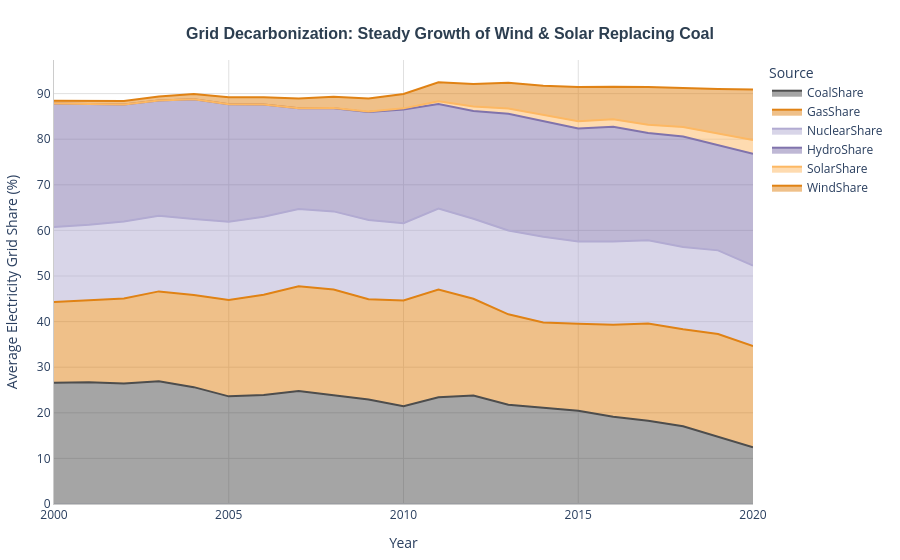

Notebook source saved alongside this figure:
### Markdown cell above
---  
## Question 4: Electricity Generation Mix Evolution
*   **Analytical Context:** How has the transition of electricity generation sources (Coal, Gas, Nuclear, Hydro, Solar, Wind) evolved in Europe over the past two decades?
*   **Design Intent:** A stacked area chart showing fuel shares over time.

### Code cell
# Aggregate fuel sources across all European countries per year
df_q4 = df.groupby('Year')[['CoalShare', 'GasShare', 'NuclearShare', 'HydroShare', 'SolarShare', 'WindShare']].mean().reset_index()
df_q4_melted = df_q4.melt(id_vars='Year', var_name='Source', value_name='Share')

fig_q4 = px.area(
    df_q4_melted,
    x='Year',
    y='Share',
    color='Source',
    color_discrete_sequence=['#4d4d4d', '#e08214', '#b2abd2', '#8073ac', '#fdb863', '#e08214']
)

fig_q4 = apply_layout_styling(
    fig_q4,
    "<b>Grid Decarbonization: Steady Growth of Wind & Solar Replacing Coal</b>",
    "Year",
    "Average Electricity Grid Share (%)"
)
fig_q4.show()

### Figure 1 — Plotly figure (JSON) as saved in the notebook; plotly's stock layout.template omitted (floating-point values rounded to 4 significant figures)
{"data": [{"fillpattern": {"shape": ""}, "hovertemplate": "Source=CoalShare<br>Year=%{x}<br>Share=%{y}<extra></extra>", "legendgroup": "CoalShare", "line": {"color": "#4d4d4d"}, "marker": {"symbol": "circle"}, "mode": "lines", "name": "CoalShare", "orientation": "v", "showlegend": true, "stackgroup": "1", "type": "scatter", "x": [2000, 2001, 2002, 2003, 2004, 2005, 2006, 2007, 2008, 2009, 2010, 2011, 2012, 2013, 2014, 2015, 2016, 2017, 2018, 2019, 2020], "xaxis": "x", "y": [26.59, 26.72, 26.42, 26.93, 25.62, 23.61, 23.89, 24.8, 23.86, 22.91, 21.43, 23.4, 23.78, 21.76, 21.12, 20.47, 19.15, 18.24, 17.05, 14.83, 12.43], "yaxis": "y"}, {"fillpattern": {"shape": ""}, "hovertemplate": "Source=GasShare<br>Year=%{x}<br>Share=%{y}<extra></extra>", "legendgroup": "GasShare", "line": {"color": "#e08214"}, "marker": {"symbol": "circle"}, "mode": "lines", "name": "GasShare", "orientation": "v", "showlegend": true, "stackgroup": "1", "type": "scatter", "x": [2000, 2001, 2002, 2003, 2004, 2005, 2006, 2007, 2008, 2009, 2010, 2011, 2012, 2013, 2014, 2015, 2016, 2017, 2018, 2019, 2020], "xaxis": "x", "y": [17.69, 18.01, 18.65, 19.7, 20.22, 21.13, 21.99, 22.97, 23.18, 21.97, 23.19, 23.62, 21.22, 19.84, 18.71, 19.08, 20.16, 21.32, 21.26, 22.46, 22.18], "yaxis": "y"}, {"fillpattern": {"shape": ""}, "hovertemplate": "Source=NuclearShare<br>Year=%{x}<br>Share=%{y}<extra></extra>", "legendgroup": "NuclearShare", "line": {"color": "#b2abd2"}, "marker": {"symbol": "circle"}, "mode": "lines", "name": "NuclearShare", "orientation": "v", "showlegend": true, "stackgroup": "1", "type": "scatter", "x": [2000, 2001, 2002, 2003, 2004, 2005, 2006, 2007, 2008, 2009, 2010, 2011, 2012, 2013, 2014, 2015, 2016, 2017, 2018, 2019, 2020], "xaxis": "x", "y": [16.49, 16.5, 16.91, 16.61, 16.67, 17.16, 17.11, 16.92, 17.13, 17.41, 16.94, 17.78, 17.54, 18.39, 18.78, 18.01, 18.24, 18.28, 18.04, 18.34, 17.68], "yaxis": "y"}, {"fillpattern": {"shape": ""}, "hovertemplate": "Source=HydroShare<br>Year=%{x}<br>Share=%{y}<extra></extra>", "legendgroup": "HydroShare", "line": {"color": "#8073ac"}, "marker": {"symbol": "circle"}, "mode": "lines", "name": "HydroShare", "orientation": "v", "showlegend": true, "stackgroup": "1", "type": "scatter", "x": [2000, 2001, 2002, 2003, 2004, 2005, 2006, 2007, 2008, 2009, 2010, 2011, 2012, 2013, 2014, 2015, 2016, 2017, 2018, 2019, 2020], "xaxis": "x", "y": [27.07, 26.45, 25.62, 25.23, 26.25, 25.78, 24.61, 22.11, 22.61, 23.65, 24.96, 22.92, 23.65, 25.57, 25.28, 24.78, 25.15, 23.53, 24.25, 23.16, 24.51], "yaxis": "y"}, {"fillpattern": {"shape": ""}, "hovertemplate": "Source=SolarShare<br>Year=%{x}<br>Share=%{y}<extra></extra>", "legendgroup": "SolarShare", "line": {"color": "#fdb863"}, "marker": {"symbol": "circle"}, "mode": "lines", "name": "SolarShare", "orientation": "v", "showlegend": true, "stackgroup": "1", "type": "scatter", "x": [2000, 2001, 2002, 2003, 2004, 2005, 2006, 2007, 2008, 2009, 2010, 2011, 2012, 2013, 2014, 2015, 2016, 2017, 2018, 2019, 2020], "xaxis": "x", "y": [0.001185, 0.002246, 0.003074, 0.004333, 0.006023, 0.01065, 0.01586, 0.02684, 0.06024, 0.1376, 0.2424, 0.5932, 0.954, 1.178, 1.412, 1.583, 1.643, 1.797, 2.06, 2.375, 3.014], "yaxis": "y"}, {"fillpattern": {"shape": ""}, "hovertemplate": "Source=WindShare<br>Year=%{x}<br>Share=%{y}<extra></extra>", "legendgroup": "WindShare", "line": {"color": "#e08214"}, "marker": {"symbol": "circle"}, "mode": "lines", "name": "WindShare", "orientation": "v", "showlegend": true, "stackgroup": "1", "type": "scatter", "x": [2000, 2001, 2002, 2003, 2004, 2005, 2006, 2007, 2008, 2009, 2010, 2011, 2012, 2013, 2014, 2015, 2016, 2017, 2018, 2019, 2020], "xaxis": "x", "y": [0.5866, 0.6438, 0.7576, 0.8799, 1.169, 1.493, 1.602, 2.101, 2.464, 2.834, 3.147, 4.181, 4.963, 5.629, 6.451, 7.523, 7.176, 8.259, 8.484, 9.855, 11.07], "yaxis": "y"}], "layout": {"hovermode": "closest", "legend": {"title": {"text": "Source"}, "tracegroupgap": 0}, "margin": {"b": 40, "l": 40, "r": 40, "t": 60}, "paper_bgcolor": "white", "plot_bgcolor": "white", "title": {"font": {"color": "#2c3e50", "family": "Arial", "size": 16}, "text": "<b>Grid Decarbonization: Steady Growth of Wind & Solar Replacing Coal</b>", "x": 0.5, "xanchor": "center", "y": 0.95, "yanchor": "top"}, "xaxis": {"anchor": "y", "domain": [0.0, 1.0], "gridcolor": "#e0e0e0", "linecolor": "#cccccc", "showgrid": true, "showline": true, "title": {"text": "Year"}}, "yaxis": {"anchor": "x", "domain": [0.0, 1.0], "gridcolor": "#e0e0e0", "linecolor": "#cccccc", "showgrid": true, "showline": true, "title": {"text": "Average Electricity Grid Share (%)"}}}}
